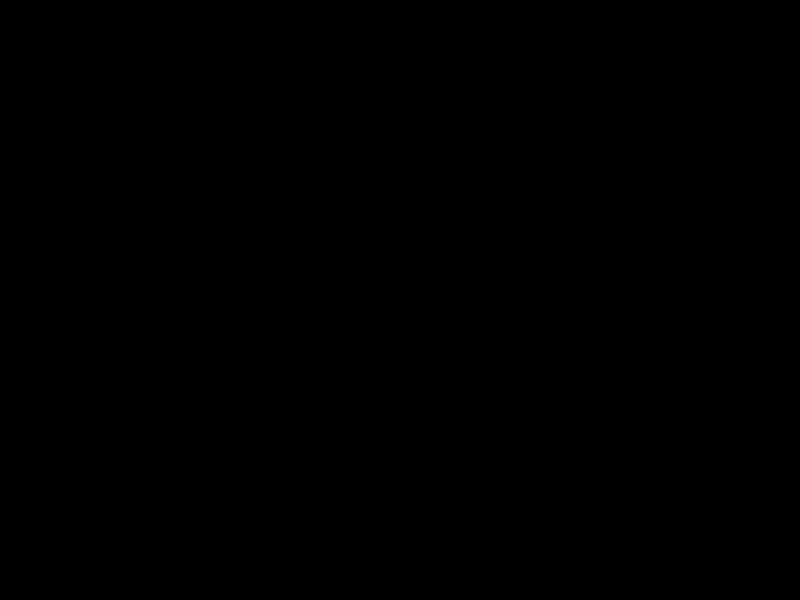
Frame 1 (no input)
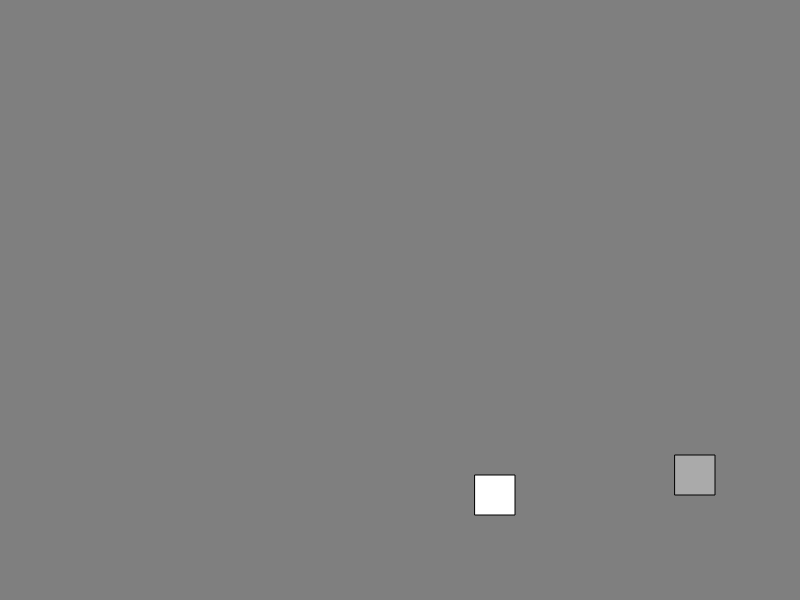
Frame 60 (no input)
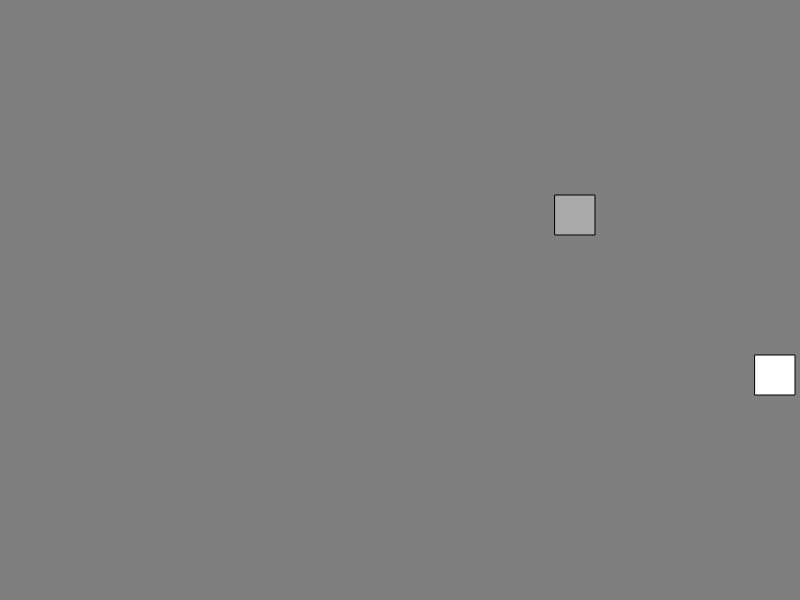
Frame 120 (the mouse pressed at the canvas centre since frame 60)

The p5.js sketch that drew these frames (run headless with seeded random() and noise() and a simulated clock; from frame 60 on, the mouse is pressed at the canvas centre):

// p5.js sketch
// ── sketch.js
/* Moving things and staying on the canvas
Brady Gould
2018-09-01*/

//position variables
var posX= 200;
var posY = 200;
var posX2 = 200;
var posY2 = 200;
// speed and size variables
var speedX = 5;
var speedY = 5;
var speedX2 = 5;
var speedY2 = 5;
var rect2 =200;
var size = 40;

function setup() {
  var myCanvas = createCanvas(800, 600);
  frameRate(60);
}

function draw() {
  rectMode(CENTER)
  background(127);
  fill(255);
  rect(posX, posY, size, size);
  posX = posX + speedX;
  posY = posY + speedY;


  // New code for staying on the canvas
  if (posX > width-20) {    // the object has moved off the canvas to the right
      speedX = -speedX;
  }
  if (posX < 0+20) {    // the object has moved off the canvas to the left
      speedX = -speedX;
  }
  if (posY > height-20) {    // the object has moved off the canvas to the bottom
      speedY = -speedY;
  }
  if (posY < 0+20) {    // the object has moved off the canvas to the top
      speedY = -speedY;
  }

  fill(170);
  rect(posX2+rect2, posY2+rect2, size, size);
  posX2 = posX2 + speedX2;
  posY2 = posY2 + speedY2;

  // New code for staying on the canvas
  if (posX2 > width-rect2-20) {    // the object has moved off the canvas to the right
      speedX2 = -speedX2;
  }
  if (posX2 < 0) {    // the object has moved off the canvas to the left
      speedX2 = -speedX2;
  }
  if (posY2 > height-rect2-20) {    // the object has moved off the canvas to the bottom
      speedY2 = -speedY2;
  }
  if (posY2 < 0) {    // the object has moved off the canvas to the top
      speedY2 = -speedY2;
  }

  if (dist(posX,posY,posX2,posY2) < size/2 + size/2) { //bounce off each other?
    background(0);
  }
}
